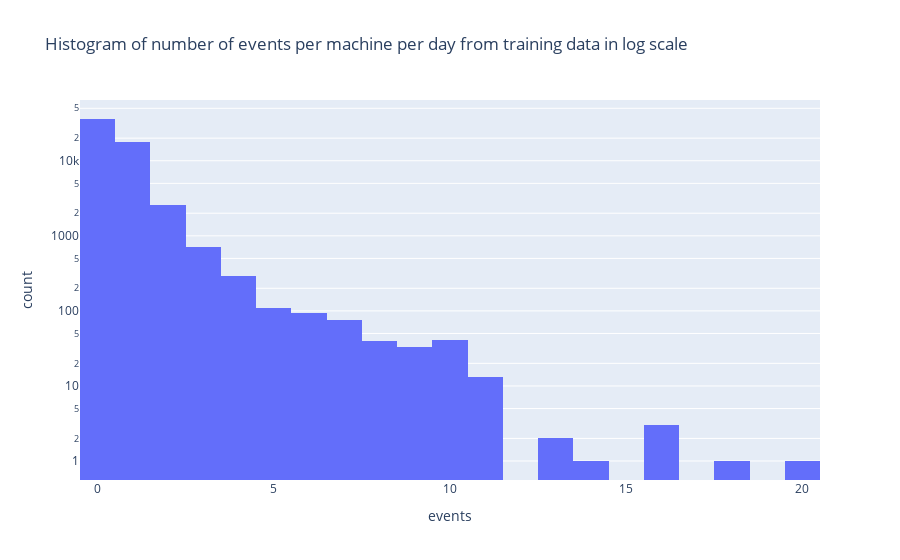

Notebook code for this chart:
### Markdown cell above
### Step 6: Split data into train, test, validation sets.

### Code cell
from sklearn.model_selection import train_test_split

def split_data_modelling(df):

    # Assuming your DataFrame is named 'df'
    # Splitting the data into train and temp sets (80% train + 20% temp)
    train_df, temp_df = train_test_split(df, test_size=0.1, random_state=42)

    # Splitting the temp set into test and validation sets (50% test + 50% validation)
    test_df, validation_df = train_test_split(temp_df, test_size=0.5, random_state=42)

    # Printing the shapes of the resulting sets
    print("Train set shape:", train_df.shape)
    print("Test set shape:", test_df.shape)
    print("Validation set shape:", validation_df.shape)

    return train_df, validation_df, test_df

train_df, validation_df, test_df = split_data_modelling(encoded_clean_df)

# View shape of label distribution for training data in log scale 
fig = px.histogram(train_df, x="events", log_y=True, title="Histogram of number of events per machine per day from training data in log scale")
fig

### Figure 1 — Plotly figure (JSON) as saved in the notebook; plotly's stock layout.template omitted (floating-point values rounded to 4 significant figures; data arrays with more than 128 entries replaced by an {"elided": "..."} marker saying what was removed)
{"data": [{"alignmentgroup": "True", "bingroup": "x", "hovertemplate": "events=%{x}<br>count=%{y}<extra></extra>", "legendgroup": "", "marker": {"color": "#636efa", "pattern": {"shape": ""}}, "name": "", "offsetgroup": "", "orientation": "v", "showlegend": false, "type": "histogram", "x": {"elided": "57580 int values"}, "xaxis": "x", "yaxis": "y"}], "layout": {"barmode": "relative", "legend": {"tracegroupgap": 0}, "title": {"text": "Histogram of number of events per machine per day from training data in log scale"}, "xaxis": {"anchor": "y", "domain": [0, 1], "title": {"text": "events"}}, "yaxis": {"anchor": "x", "domain": [0, 1], "title": {"text": "count"}, "type": "log"}}}
